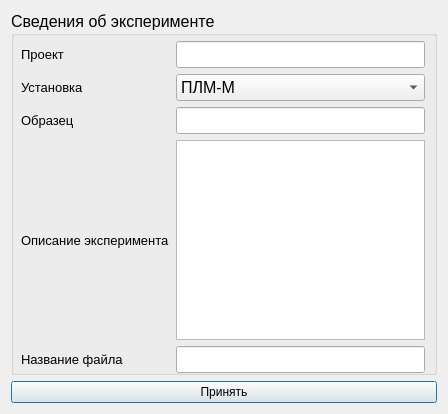
<?xml version="1.0" encoding="UTF-8"?>
<ui version="4.0">
 <class>Dialog</class>
 <widget class="QDialog" name="Dialog">
  <property name="geometry">
   <rect>
    <x>0</x>
    <y>0</y>
    <width>448</width>
    <height>414</height>
   </rect>
  </property>
  <property name="windowTitle">
   <string>Начальные параметры</string>
  </property>
  <layout class="QVBoxLayout" name="verticalLayout">
   <item>
    <widget class="QGroupBox" name="groupBox">
     <property name="font">
      <font>
       <pointsize>12</pointsize>
      </font>
     </property>
     <property name="title">
      <string>Сведения об эксперименте</string>
     </property>
     <widget class="QWidget" name="layoutWidget_2">
      <property name="geometry">
       <rect>
        <x>10</x>
        <y>30</y>
        <width>404</width>
        <height>332</height>
       </rect>
      </property>
      <layout class="QGridLayout" name="gridLayout_12">
       <item row="1" column="0">
        <widget class="QLabel" name="label_48">
         <property name="font">
          <font>
           <pointsize>10</pointsize>
          </font>
         </property>
         <property name="text">
          <string>Установка</string>
         </property>
        </widget>
       </item>
       <item row="2" column="0">
        <widget class="QLabel" name="label_44">
         <property name="font">
          <font>
           <pointsize>10</pointsize>
          </font>
         </property>
         <property name="text">
          <string>Образец</string>
         </property>
        </widget>
       </item>
       <item row="1" column="2">
        <widget class="QComboBox" name="facility">
         <item>
          <property name="text">
           <string>ПЛМ-М</string>
          </property>
         </item>
         <item>
          <property name="text">
           <string>ПЛМ</string>
          </property>
         </item>
        </widget>
       </item>
       <item row="4" column="0">
        <widget class="QLabel" name="label_46">
         <property name="font">
          <font>
           <pointsize>10</pointsize>
          </font>
         </property>
         <property name="text">
          <string>Название файла</string>
         </property>
        </widget>
       </item>
       <item row="0" column="0">
        <widget class="QLabel" name="label_47">
         <property name="font">
          <font>
           <pointsize>10</pointsize>
          </font>
         </property>
         <property name="text">
          <string>Проект</string>
         </property>
        </widget>
       </item>
       <item row="3" column="0">
        <widget class="QLabel" name="label_43">
         <property name="font">
          <font>
           <pointsize>10</pointsize>
          </font>
         </property>
         <property name="text">
          <string>Описание эксперимента</string>
         </property>
        </widget>
       </item>
       <item row="4" column="2">
        <widget class="QLineEdit" name="filename"/>
       </item>
       <item row="2" column="2">
        <widget class="QLineEdit" name="sample"/>
       </item>
       <item row="0" column="2">
        <widget class="QLineEdit" name="project"/>
       </item>
       <item row="3" column="2">
        <widget class="QTextEdit" name="description"/>
       </item>
      </layout>
     </widget>
    </widget>
   </item>
   <item>
    <widget class="QPushButton" name="OK_button">
     <property name="text">
      <string>Принять</string>
     </property>
    </widget>
   </item>
  </layout>
 </widget>
 <resources/>
 <connections/>
</ui>
